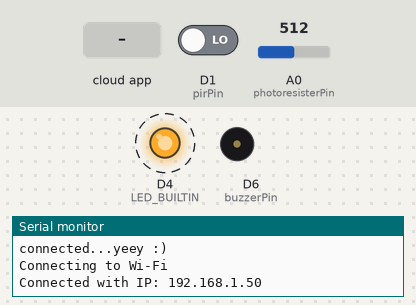
Bench run of a sketch on a simulated ESP8266 (NodeMCU). Shown: output pins drawn as LEDs (lit = HIGH, except the on-board LED, lit = LOW), buzzer (waves = sounding), the last lines printed to the serial monitor. Dashed ring = blinking. The inputs (shaded band) are chosen by the test bench; at power-on: A0 (photoresisterPin) = 512, D1 (pirPin) LOW. WiFi joins after 1.5 s; servers stay silent unless stated.

Above: at 3.0 s.
3.1 s: A0 (photoresisterPin) set to 612
5.3 s: A0 (photoresisterPin) set to 628
7.3 s: the phone or cloud app sets IODevice to on
9.3 s: D1 (pirPin) driven HIGH
11.3 s: the phone or cloud app sets IOAutomatic to on
At 20.5 s:
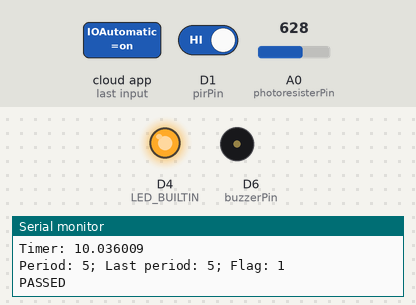
At 21.6 s:
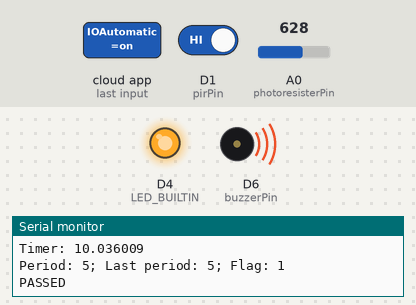
Timing chart, 0 to 22.6 s (numbered marks = the images above; inputs shaded):
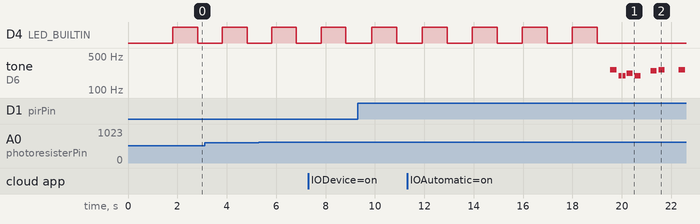

Measured:
- by itself, D4 (LED_BUILTIN): alternates HIGH for 1.0 s and LOW for 1.0 s, 8 changes in all, then stays LOW
- by itself, tone on D6 (buzzerPin): plays 262 Hz for 0.25 s, 196 Hz for 0.12 s, 196 Hz for 0.12 s, 220 Hz for 0.25 s, 196 Hz for 0.25 s, 247 Hz for 0.25 s … (8 notes in this stretch)

The sketch:

ESP8266AP.ino
```cpp
#include "pitches.h"

#if defined(ESP32)
#include "WiFi.h"
#elif defined(ESP8266)
#include "ESP8266WiFi.h"
#endif

#include "Firebase_ESP_Client.h"
#include "WiFiManager.h" // https://github.com/tzapu/WiFiManager

/* 1. Define the WiFi credentials */
#define WIFI_SSID "Sam"
#define WIFI_PASSWORD "5091Nephilim7031"

/* 2. Define the Firebase project host name and API Key */
#define FIREBASE_HOST "thiefrag-65129-default-rtdb.firebaseio.com"
#define API_KEY "AIzaSyAextH1u5uq3LlcZ-5SoMdhuPuwx1jcl6E"

/* 3. Define the user Email and password that alreadey registerd or added in your project */
#define USER_EMAIL "admin2@gmail.com"
#define USER_PASSWORD "password"

#define MUSIC_PLAY_TIME 5

//*************************************************
//*****         DEFINE REGION FIELDS          *****
//*************************************************
//Define Firebase Data object
FirebaseData fbdo;
FirebaseData fbdoListener;
FirebaseData fbdoListener2;

FirebaseAuth auth;
FirebaseConfig config;

FirebaseJson json;

//*************************************************
//*****         DEFINE PROGRAM FIELDS          ****
//*************************************************
bool isActive = true;
bool isAutomatical = true;

const int pirPin = D1;        // Chọn chân tín hiệu vào cho PIR
bool isSus = false;
int susCount = 0;
const int susThreshhold = 3;

int lastPeriod = 0;
bool isChangePeriod = false;
const int periodFactor = 2;
const int periodThreshhold = 10;

const int buzzerPin = D6;     // Chọn chân tín hiệu cho buzzer
// Giai điệu:
int melody[] = {
  NOTE_C4, NOTE_G3, NOTE_G3, NOTE_A3, NOTE_G3, 0, NOTE_B3, NOTE_C4
};

// Thời gian từng nốt: 4 = quarter note, 8 = eighth note, etc.:
int noteDurations[] = {
  4, 8, 8, 4, 4, 4, 4, 4
};

const int photoresisterPin = A0;
const int photoresisterThreshhold = 620;
int photoresisterState;

/***************  Timer  ***************/
float oldTime;
float currentTime;
float deltaTime;

float timer;

float ledTimer;
bool isOnLed = false;

void playMusic();
void detectMovement();
void resetStat();


//**************************************************
//*****         DEFINE REGION METHODS          *****
//**************************************************

void SetupWifi(){
  WiFi.begin(WIFI_SSID, WIFI_PASSWORD);

  Serial.print("Connecting to Wi-Fi");
  while (WiFi.status() != WL_CONNECTED)
  {
      Serial.print(".");
      delay(300);
  }

  Serial.println();
  Serial.print("Connected with IP: ");
  Serial.println(WiFi.localIP());
  Serial.println();
}


void streamCallback(FirebaseStream data)
{
  //Print out all information
  Serial.println("Stream Data...");
  Serial.println(data.streamPath());
  Serial.println(data.dataPath());
  Serial.println(data.dataType());
  Serial.println(data.stringData());

  if(data.streamPath() == "/settings/IODevice"){
    if (data.dataType() == "string" && data.stringData() == "on"){
      // Set IO Device on
      isActive = true;
    }else{
      // Set IO Device off
      isActive = false;
    }
    Serial.println("Active state: ");
    Serial.println(isActive);
  }else{
    if (data.dataType() == "string" && data.stringData() == "on"){
      // Set IO Automatic on
      isAutomatical = true;
    }else{
      // Set IO Automatic off
      isAutomatical = false;
    }
    Serial.println("isAutomatical state: ");
    Serial.println(isAutomatical);
  }


}

//Global function that notifies when stream connection lost
//The library will resume the stream connection automatically
void streamTimeoutCallback(bool timeout)
{
  if(timeout){
    //Stream timeout occurred
    Serial.println("Stream timeout, resume streaming...");
  }
}


void SetupFirebase(){
  /* Assign the project host and api key (required) */
  config.host = FIREBASE_HOST;
  config.api_key = API_KEY;

  /* Assign the user sign in credentials */
  auth.user.email = USER_EMAIL;
  auth.user.password = USER_PASSWORD;

  Firebase.begin(&config, &auth);
  Firebase.reconnectWiFi(true);

  #if defined(ESP8266)
  //Set the size of WiFi rx/tx buffers in the case where we want to work with large data.
  fbdo.setBSSLBufferSize(1024, 1024);
  #endif

  //Set the size of HTTP response buffers in the case where we want to work with large data.
  fbdo.setResponseSize(1024);
  //Set database read timeout to 1 minute (max 15 minutes)
  Firebase.RTDB.setReadTimeout(&fbdo, 1000 * 60);
  //tiny, small, medium, large and unlimited.
  //Size and its write timeout e.g. tiny (1s), small (10s), medium (30s) and large (60s).
  Firebase.RTDB.setwriteSizeLimit(&fbdo, "tiny");
  //optional, set the decimal places for float and double data to be stored in database
  Firebase.setFloatDigits(2);
  Firebase.setDoubleDigits(6);

  // Set up stream
  if (!Firebase.RTDB.beginStream(&fbdoListener, "/settings/IODevice"))
  {
    //Could not begin stream connection, then print out the error detail
    Serial.println(fbdoListener.errorReason());
  }
  if (!Firebase.RTDB.beginStream(&fbdoListener2, "/settings/IOAutomatic"))
  {
    //Could not begin stream connection, then print out the error detail
    Serial.println(fbdoListener2.errorReason());
  }
  Firebase.RTDB.setStreamCallback(&fbdoListener, streamCallback, streamTimeoutCallback);
  Firebase.RTDB.setStreamCallback(&fbdoListener2, streamCallback, streamTimeoutCallback);
}

bool TriggerESP32(){
  if (Firebase.RTDB.set(&fbdo, "/signalWarning", 1))
  {
    Serial.println("PASSED");
    return true;
  }
  Serial.println("FAILED");
  Serial.println("REASON: " + fbdo.errorReason());
  Serial.println("------------------------------------");
  return false;
}

void setup()
{
  pinMode(pirPin, INPUT);
  pinMode(buzzerPin, OUTPUT);
  pinMode(photoresisterPin, INPUT);
  pinMode(LED_BUILTIN, OUTPUT);
  Serial.begin(9600);
  WiFi.mode(WIFI_STA); // explicitly set mode, esp defaults to STA+AP
  WiFiManager wm;
  bool res;
  res = wm.autoConnect("ESP8266 AP"); // anonymous ap
  if(!res) {
      Serial.println("Failed to connect");
      ESP.restart();
  }
  else {
    //if you get here you have connected to the WiFi
    Serial.println("connected...yeey :)");
    // Setup any thing here
    SetupWifi();
    SetupFirebase();
  }
}

void loop()
{
  oldTime = currentTime;
  currentTime = millis();
  deltaTime = (currentTime - oldTime) / 1000;

  ledTimer += deltaTime;
  if (ledTimer >= 1.0)
  {
    if (!isOnLed)
    {
      digitalWrite(LED_BUILTIN, HIGH);
      isOnLed = true;
    }
    else
    {
      digitalWrite(LED_BUILTIN, LOW);
      isOnLed = false;
    }

    ledTimer = 0;
  }

  // Bật thiết bị
  if (isActive)
  {
    if (isAutomatical)
    {
      photoresisterState = analogRead(photoresisterPin);

      // Tối
      if (photoresisterState > photoresisterThreshhold)
      {
        detectMovement();
      }
      else
      {
        resetStat();
      }
    }
    else
    {
      detectMovement();
    }
  }
}

void playMusic() {
  // Iterate over the notes of the melody:
  for (int thisNote = 0; thisNote < 8; thisNote++) {

    // To calculate the note duration, take one second
    // divided by the note type.
    // e.g. quarter note = 1000 / 4, eighth note = 1000/8, etc.
    int noteDuration = 1000 / noteDurations[thisNote];
    tone(buzzerPin, melody[thisNote], noteDuration);

    // To distinguish the notes, set a minimum time between them.
    // The note's duration + 30% seems to work well:
    int pauseBetweenNotes = noteDuration * 1.30;
    delay(pauseBetweenNotes);
    // Stop the tone playing:
    noTone(buzzerPin);
  }
}

void detectMovement() {
  int pirState = digitalRead(pirPin);

  Serial.println(pirState);

  // Có chuyển động
  if (isSus == false && pirState == HIGH)
  {
    isSus = true;
  }

  if (isSus)
  {
    timer += deltaTime;
    Serial.printf("Timer: %f\n", timer);

    int period = timer / periodFactor;
    if (period != lastPeriod)
    {
      lastPeriod = period;
      isChangePeriod = true;
    }

    Serial.printf("Period: %d; Last period: %d; Flag: %d\n", period, lastPeriod, isChangePeriod);

    if (pirState == HIGH && isChangePeriod == true)
    {
      susCount++;
      isChangePeriod = false;
    }

    if (timer >= periodThreshhold && susCount >= susThreshhold) {
      TriggerESP32();
      for(int i = 0; i < MUSIC_PLAY_TIME; i++) {
        playMusic();
        delay(500);
      }

      Serial.printf("Sus count: %d\n", susCount);

      resetStat();
    }
    else if (timer >= periodThreshhold && susCount < susThreshhold)
    {
      Serial.printf("Sus count: %d\n", susCount);

      resetStat();
    }
  }

}

void resetStat() {
  isSus = false;
  susCount = 0;
  isChangePeriod = false;
  timer = 0;
  lastPeriod = 0;
}
```

pitches.h
```cpp
//*************************************************
//**  DEFINE MUSIC NOTES
//*************************************************
#define NOTE_B0  31
#define NOTE_C1  33
#define NOTE_CS1 35
#define NOTE_D1  37
#define NOTE_DS1 39
#define NOTE_E1  41
#define NOTE_F1  44
#define NOTE_FS1 46
#define NOTE_G1  49
#define NOTE_GS1 52
#define NOTE_A1  55
#define NOTE_AS1 58
#define NOTE_B1  62
#define NOTE_C2  65
#define NOTE_CS2 69
#define NOTE_D2  73
#define NOTE_DS2 78
#define NOTE_E2  82
#define NOTE_F2  87
#define NOTE_FS2 93
#define NOTE_G2  98
#define NOTE_GS2 104
#define NOTE_A2  110
#define NOTE_AS2 117
#define NOTE_B2  123
#define NOTE_C3  131
#define NOTE_CS3 139
#define NOTE_D3  147
#define NOTE_DS3 156
#define NOTE_E3  165
#define NOTE_F3  175
#define NOTE_FS3 185
#define NOTE_G3  196
#define NOTE_GS3 208
#define NOTE_A3  220
#define NOTE_AS3 233
#define NOTE_B3  247
#define NOTE_C4  262
#define NOTE_CS4 277
#define NOTE_D4  294
#define NOTE_DS4 311
#define NOTE_E4  330
#define NOTE_F4  349
#define NOTE_FS4 370
#define NOTE_G4  392
#define NOTE_GS4 415
#define NOTE_A4  440
#define NOTE_AS4 466
#define NOTE_B4  494
#define NOTE_C5  523
#define NOTE_CS5 554
#define NOTE_D5  587
#define NOTE_DS5 622
#define NOTE_E5  659
#define NOTE_F5  698
#define NOTE_FS5 740
#define NOTE_G5  784
#define NOTE_GS5 831
#define NOTE_A5  880
#define NOTE_AS5 932
#define NOTE_B5  988
#define NOTE_C6  1047
#define NOTE_CS6 1109
#define NOTE_D6  1175
#define NOTE_DS6 1245
#define NOTE_E6  1319
#define NOTE_F6  1397
#define NOTE_FS6 1480
#define NOTE_G6  1568
#define NOTE_GS6 1661
#define NOTE_A6  1760
#define NOTE_AS6 1865
#define NOTE_B6  1976
#define NOTE_C7  2093
#define NOTE_CS7 2217
#define NOTE_D7  2349
#define NOTE_DS7 2489
#define NOTE_E7  2637
#define NOTE_F7  2794
#define NOTE_FS7 2960
#define NOTE_G7  3136
#define NOTE_GS7 3322
#define NOTE_A7  3520
#define NOTE_AS7 3729
#define NOTE_B7  3951
#define NOTE_C8  4186
#define NOTE_CS8 4435
#define NOTE_D8  4699
#define NOTE_DS8 4978
```
